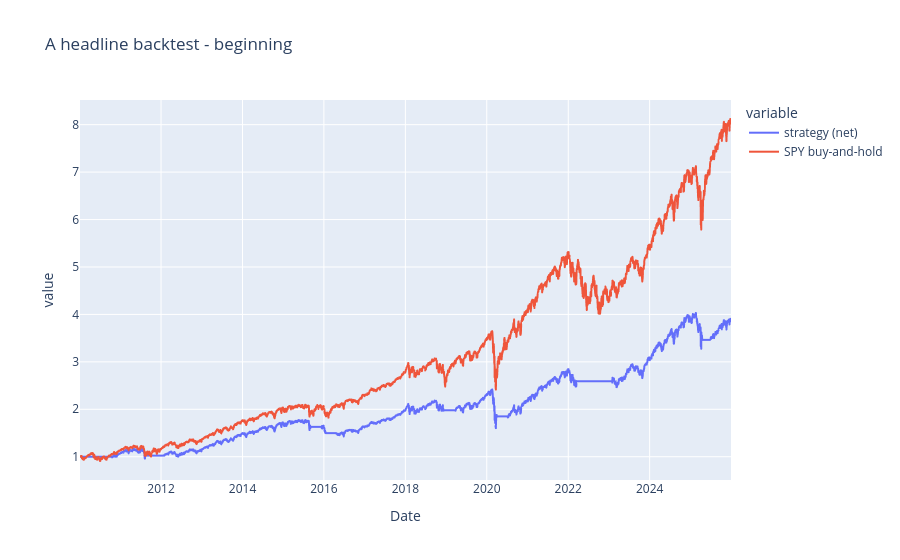

Notebook cell for this chart:
### Code cell
# (B) Net Backtest -
#  note:  assume long strategy where turnover is position weight today - previous

turnover = position.diff().abs().fillna(position.abs())
cost_rate = COST_BPS / 10_000
trading_cost = cost_rate * turnover
gross_return = position * asset_return
net_return = gross_return - trading_cost
equity = (1.0 + net_return).cumprod()
benchmark_equity = (1.0 + asset_return).cumprod()

equity_frame = pd.DataFrame({'strategy (net)': equity, f'{SYMBOL} buy-and-hold': benchmark_equity})
px.line(equity_frame, title= 'A headline backtest - beginning').show()

### Figure 1 — Plotly figure (JSON) as saved in the notebook; plotly's stock layout.template omitted (floating-point values rounded to 4 significant figures; data arrays with more than 128 entries replaced by an {"elided": "..."} marker saying what was removed)
{"data": [{"hovertemplate": "variable=strategy (net)<br>Date=%{x}<br>value=%{y}<extra></extra>", "legendgroup": "strategy (net)", "line": {"color": "#636efa", "dash": "solid"}, "marker": {"symbol": "circle"}, "mode": "lines", "name": "strategy (net)", "showlegend": true, "type": "scattergl", "x": {"elided": "4024 str values"}, "xaxis": "x", "y": {"elided": "4024 float values"}, "yaxis": "y"}, {"hovertemplate": "variable=SPY buy-and-hold<br>Date=%{x}<br>value=%{y}<extra></extra>", "legendgroup": "SPY buy-and-hold", "line": {"color": "#EF553B", "dash": "solid"}, "marker": {"symbol": "circle"}, "mode": "lines", "name": "SPY buy-and-hold", "showlegend": true, "type": "scattergl", "x": {"elided": "4024 str values"}, "xaxis": "x", "y": {"elided": "4024 float values"}, "yaxis": "y"}], "layout": {"legend": {"title": {"text": "variable"}, "tracegroupgap": 0}, "title": {"text": "A headline backtest - beginning"}, "xaxis": {"anchor": "y", "domain": [0, 1], "title": {"text": "Date"}}, "yaxis": {"anchor": "x", "domain": [0, 1], "title": {"text": "value"}}}}
